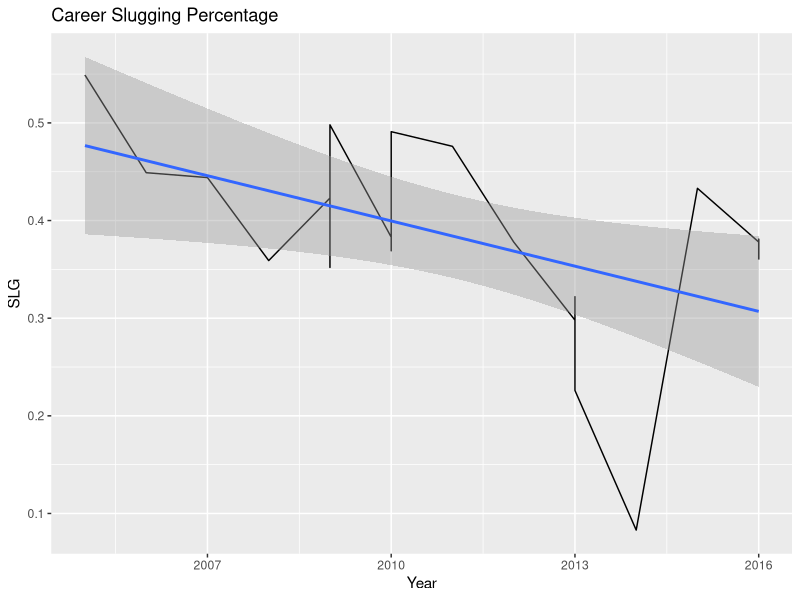
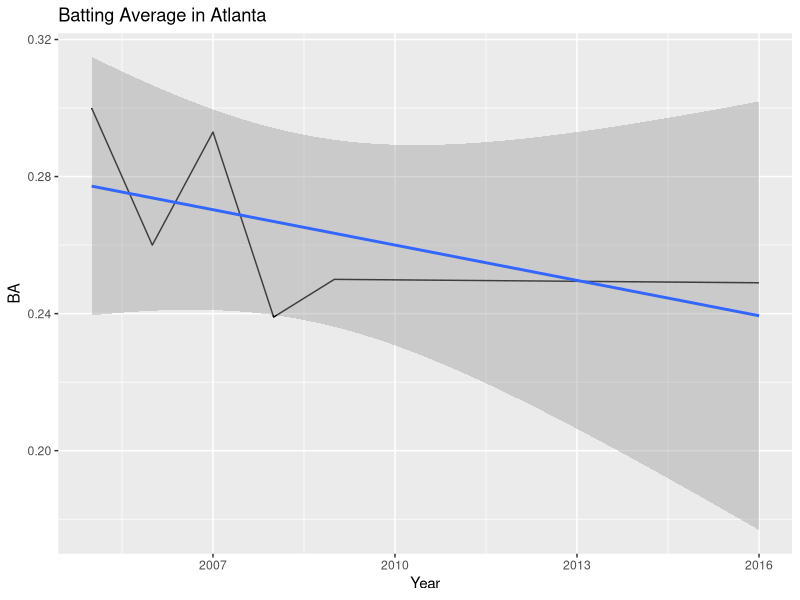
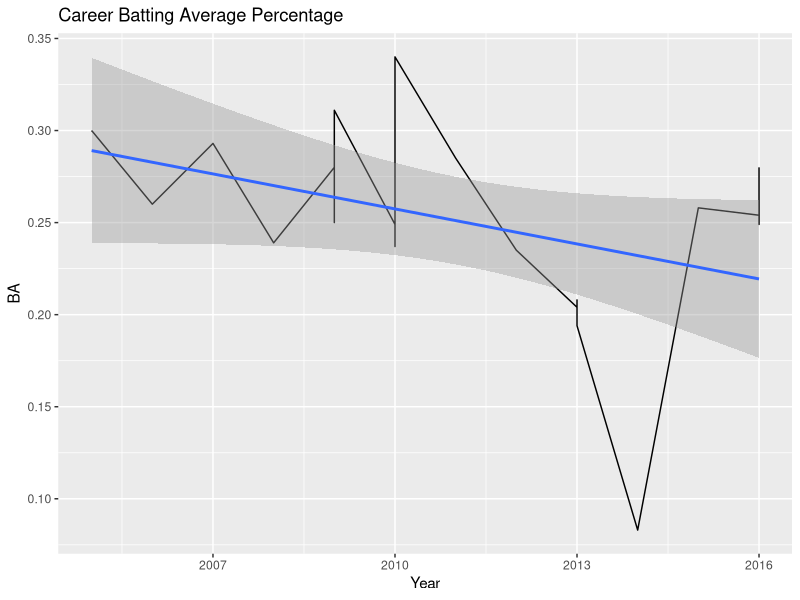
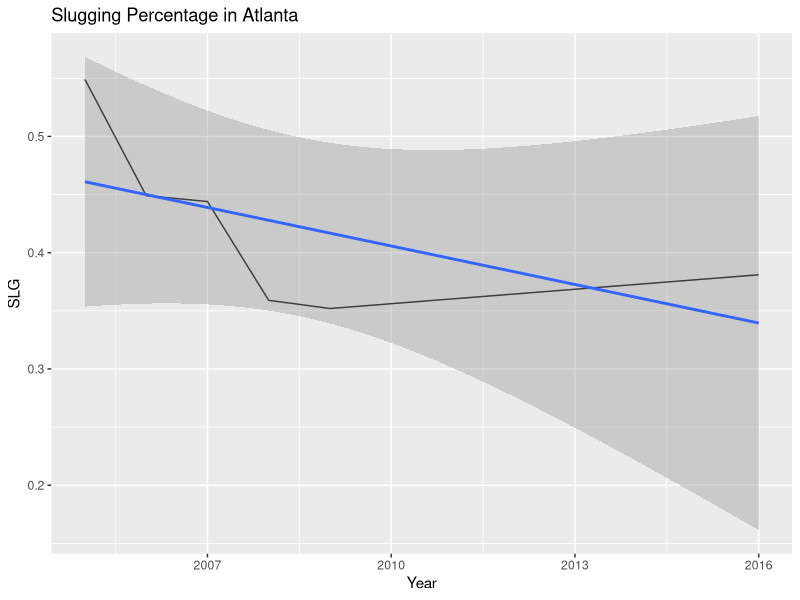

These figures' R source, in order: (Note: this script raises an error after producing the figures.)
# Problem Set 2

# install tidyverse
install.packages("tidyverse")

# Use "Library" to load tidyverse
library(tidyverse)

# Load (read) dataset
library(readr)
Jeff_Francoeur_Stats <- read_csv("Jeff Francoeur Stats.csv")
table(Jeff_Francoeur_Stats$Year)

# Change digit settings
options(digits = "10")

# Create "atl2005" subset
atl2005 = subset(Jeff_Francoeur_Stats, Year == "2005")

# Frenchy's 2005 SLG %
atl2005$SLG

# Clean up overlap year data
stats_2010 = subset(Jeff_Francoeur_Stats, Year == "2010")
mean(stats_2010$BA)
avg2010BA <- "mean(stats_2010$BA)"

# Create ggplot point graph for Frenchy career SLG
careerSLGfig2 <- ggplot(data = Jeff_Francoeur_Stats) + 
  geom_line(aes(Year, SLG)) + ggtitle("Career Slugging Percentage") + 
  geom_smooth(aes(Year, SLG), method = "lm")
careerSLGfig2

# Create ggplot point graph for Frenchy only ATL BA
atlcareer <- subset(Jeff_Francoeur_Stats, Tm == "ATL")
atlBAfig <- ggplot(data = atlcareer) + 
  geom_line(aes(Year, BA)) + ggtitle("Batting Average in Atlanta") +
  geom_smooth(aes(Year, BA), method = "lm")
atlBAfig

# Create ggplot point graph for Frenchy career BA
careerBAfig2 <- ggplot(data = Jeff_Francoeur_Stats) + 
  geom_line(aes(Year, BA)) + 
  ggtitle("Career Batting Average Percentage") +
  geom_smooth(aes(Year, BA), method = "lm")
careerBAfig2

# Create ggplot point graph for Frenchy ATL SLG
atlSLGfig <- ggplot(data = atlcareer) + 
  geom_line(aes(Year, SLG)) + ggtitle("Slugging Percentage in Atlanta") +
  geom_smooth(aes(Year, SLG), method = "lm")
atlSLGfig

# Create combined ggplot of career + ATL BA
combinedBA <- ggplot() + 
  geom_line(data=Jeff_Francoeur_Stats,aes(Year, BA), color='blue') + 
  geom_line(data=atlcareer,aes(Year, BA), color='red') + 
  ggtitle("Combined Career/Atlanta Batting Average") +
combinedBA
  
# Create combined ggplot of career + ATL SLG
combinedSLG <- ggplot() + 
  geom_line(data=Jeff_Francoeur_Stats,aes(Year, SLG), color='blue') + 
  geom_line(data=atlcareer,aes(Year, SLG), color='red') + 
  ggtitle("Combined Career/Atlanta Slugging Percentage")
combinedSLG

# Make a grid of Frenchy stat plots
install.packages('cowplot')
library(cowplot)
cowplot::plot_grid(PAvsSO, careerBAfig2, combinedBA, careerSLGfig2, combinedSLG)

#Stats for each league
NatlStats <- subset(Jeff_Francoeur_Stats, Lg == "NL")


AmeriStats <- subset(Jeff_Francoeur_Stats, Lg == "AL")

# Strikeouts compared to Plate appearances, Hits, HR
PAvsSO <- ggplot() + 
  geom_line(data=Jeff_Francoeur_Stats,aes(Year, PA), color="blue") + 
  geom_line(data=Jeff_Francoeur_Stats,aes(Year, SO), color='red') + 
  geom_line(data = Jeff_Francoeur_Stats, aes(Year, H), color = "purple") +
  geom_line(data = Jeff_Francoeur_Stats, aes(Year, HR), color = "orange") +
  ggtitle("Career Plate Appearances, Hits,Strikeouts and Homeruns")
PAvsSO






